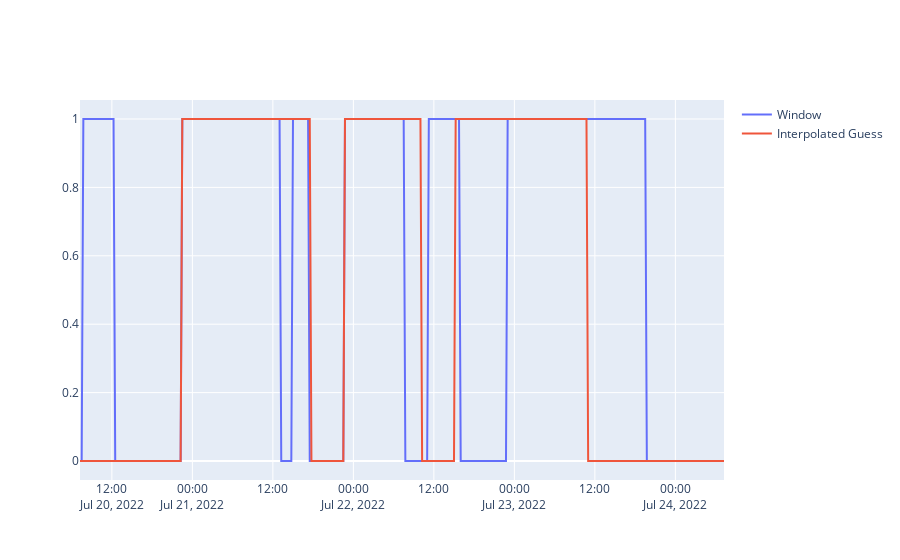

Source (notebook cell):
### Code cell
fig = go.Figure()
fig.add_trace(go.Scatter(x=w3.time, y=w3.window_norm, name="Window", mode='lines'))
fig.add_trace(go.Scatter(x=interp_guess.index, y=interp_guess, name="Interpolated Guess", mode='lines'))

### Figure 1 — Plotly figure (JSON) as saved in the notebook; plotly's stock layout.template omitted (floating-point values rounded to 4 significant figures; data arrays with more than 128 entries replaced by an {"elided": "..."} marker saying what was removed)
{"data": [{"mode": "lines", "name": "Window", "type": "scatter", "x": {"elided": "385 str values"}, "y": {"elided": "385 int values"}}, {"mode": "lines", "name": "Interpolated Guess", "type": "scatter", "x": {"elided": "385 str values"}, "y": {"elided": "385 int values"}}], "layout": {}}
